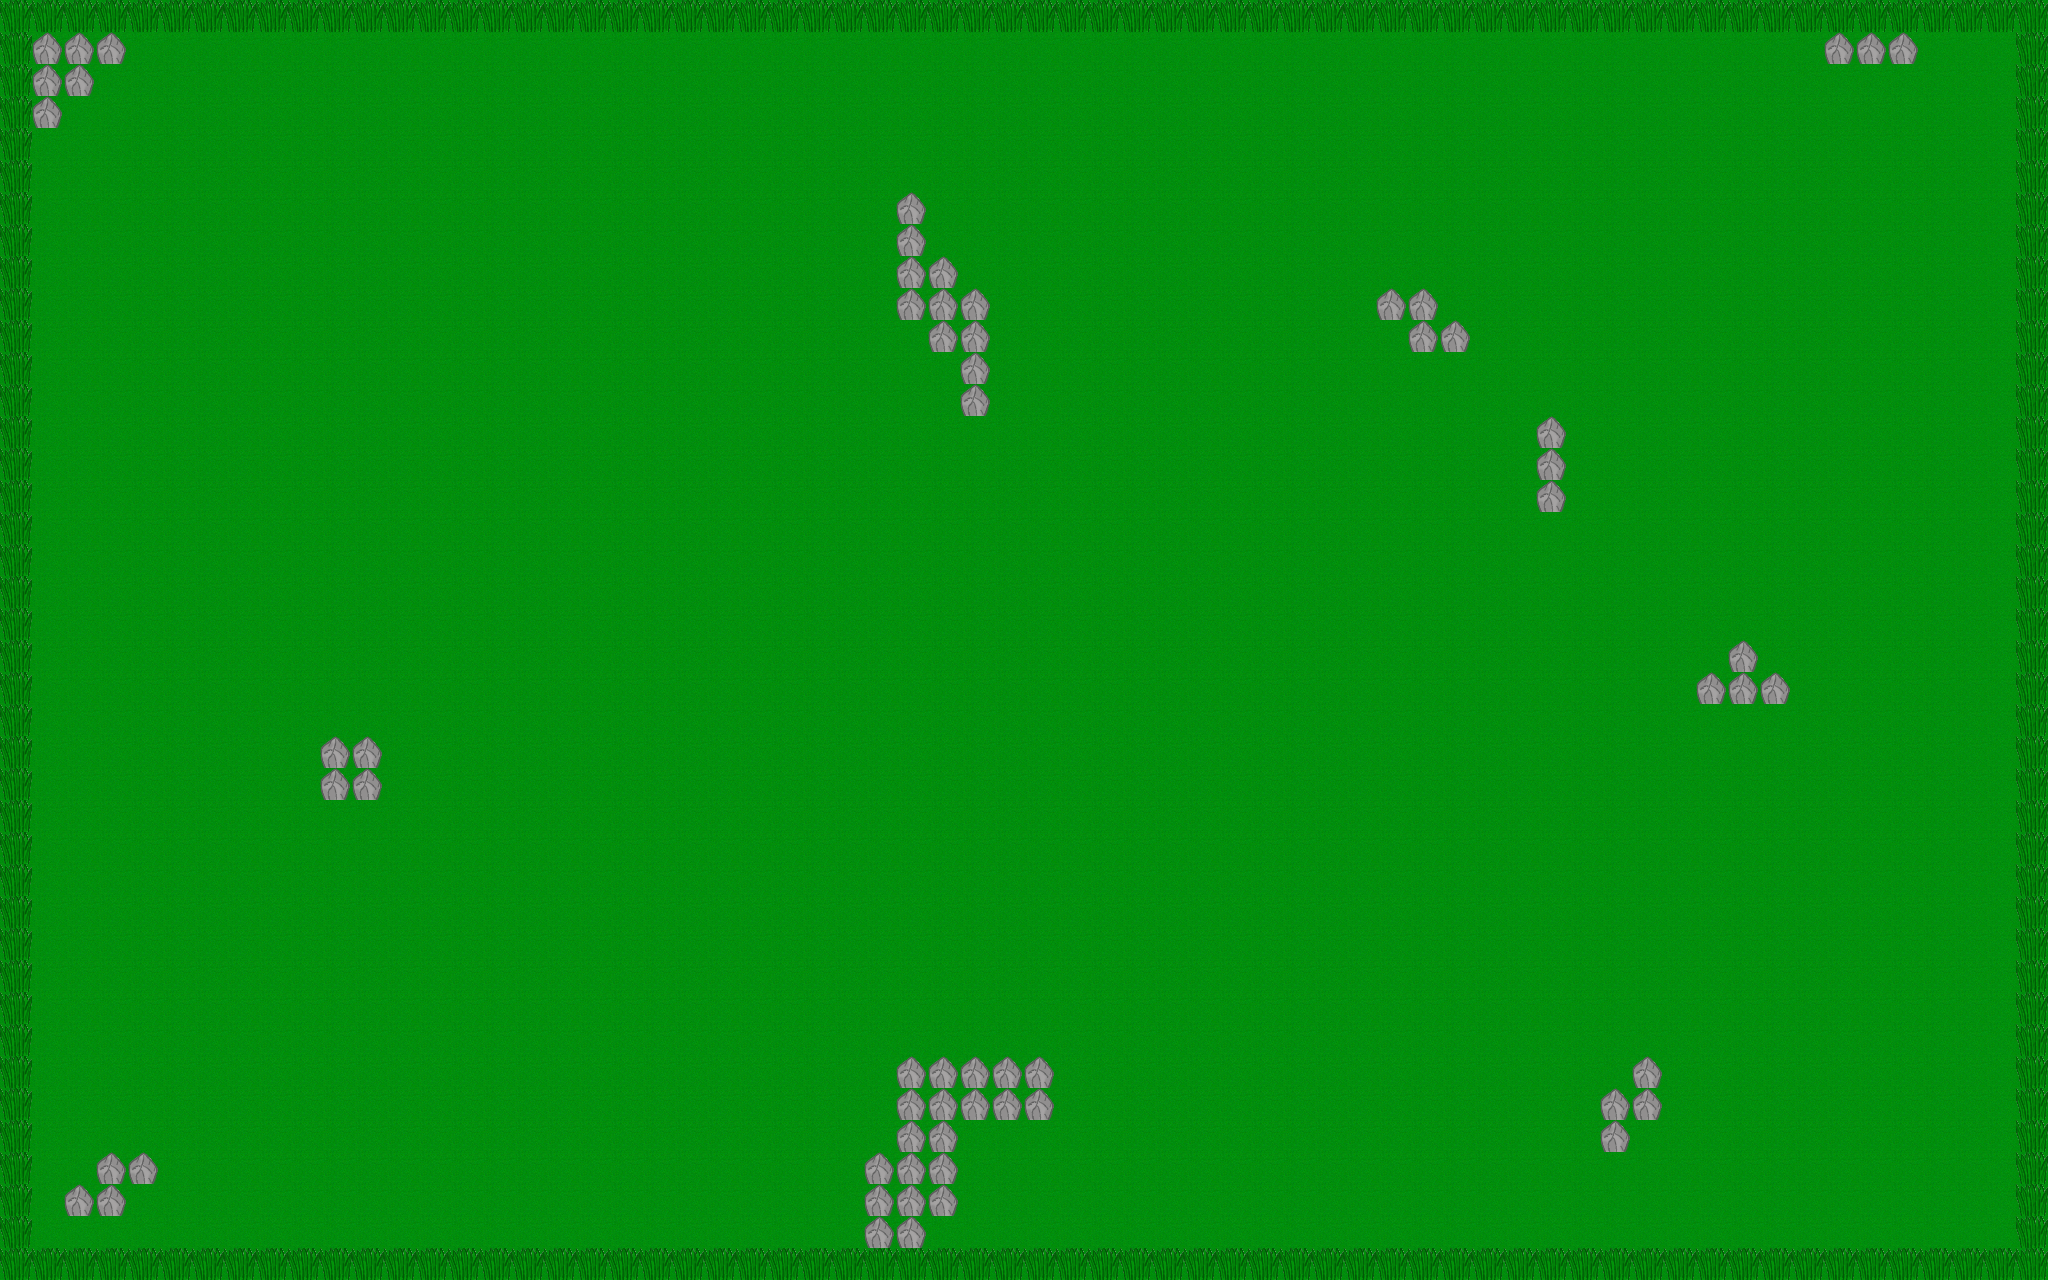

The image is a tile-based game level rendered from a .tmx file. Its description and source (layers, tilesets, objects; grid data summarised) follow:
An orthogonal 64x40 tile map with 32x32 px tiles, 2 tile layers (ground, collidable) and 1 object (nest).

<map version="1.0" orientation="orthogonal" renderorder="right-up" width="64" height="40" tilewidth="32" tileheight="32" nextobjectid="7">
 <tileset firstgid="1" name="default" tilewidth="32" tileheight="32">
  <image source="tileset.png" width="512" height="96" />
 </tileset>
 <layer name="ground" width="64" height="40">
  <data>[2560 cells, 2560 non-empty, 1 distinct tile ids]</data>
 </layer>
 <layer name="collidable" width="64" height="40">
  <data>[2560 cells, 267 non-empty, 2 distinct tile ids]</data>
 </layer>
 <objectgroup name="objects">
  <object id="5" name="nest" type="nest" x="1210" y="696" />
 </objectgroup>
</map>
